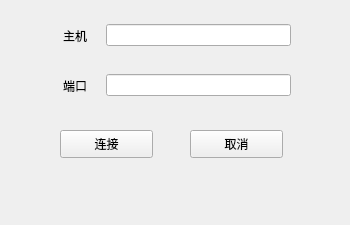
<?xml version="1.0" encoding="UTF-8"?>
<ui version="4.0">
 <class>socketClient</class>
 <widget class="QWidget" name="socketClient">
  <property name="geometry">
   <rect>
    <x>0</x>
    <y>0</y>
    <width>350</width>
    <height>225</height>
   </rect>
  </property>
  <property name="windowTitle">
   <string>Form</string>
  </property>
  <widget class="QPushButton" name="pushButton_connect">
   <property name="geometry">
    <rect>
     <x>60</x>
     <y>130</y>
     <width>93</width>
     <height>28</height>
    </rect>
   </property>
   <property name="text">
    <string>连接</string>
   </property>
  </widget>
  <widget class="QPushButton" name="pushButton_cancel">
   <property name="geometry">
    <rect>
     <x>190</x>
     <y>130</y>
     <width>93</width>
     <height>28</height>
    </rect>
   </property>
   <property name="text">
    <string>取消</string>
   </property>
  </widget>
  <widget class="QWidget" name="horizontalLayoutWidget">
   <property name="geometry">
    <rect>
     <x>50</x>
     <y>20</y>
     <width>241</width>
     <height>31</height>
    </rect>
   </property>
   <layout class="QHBoxLayout" name="horizontalLayout">
    <item>
     <widget class="QLabel" name="label_addr">
      <property name="sizePolicy">
       <sizepolicy hsizetype="Preferred" vsizetype="Preferred">
        <horstretch>0</horstretch>
        <verstretch>0</verstretch>
       </sizepolicy>
      </property>
      <property name="minimumSize">
       <size>
        <width>50</width>
        <height>0</height>
       </size>
      </property>
      <property name="text">
       <string>主机</string>
      </property>
      <property name="alignment">
       <set>Qt::AlignmentFlag::AlignCenter</set>
      </property>
     </widget>
    </item>
    <item>
     <widget class="QLineEdit" name="lineEdit_addr"/>
    </item>
   </layout>
  </widget>
  <widget class="QWidget" name="horizontalLayoutWidget_2">
   <property name="geometry">
    <rect>
     <x>50</x>
     <y>70</y>
     <width>241</width>
     <height>31</height>
    </rect>
   </property>
   <layout class="QHBoxLayout" name="horizontalLayout_2">
    <item>
     <widget class="QLabel" name="label_port">
      <property name="minimumSize">
       <size>
        <width>50</width>
        <height>0</height>
       </size>
      </property>
      <property name="text">
       <string>端口</string>
      </property>
      <property name="alignment">
       <set>Qt::AlignmentFlag::AlignCenter</set>
      </property>
     </widget>
    </item>
    <item>
     <widget class="QLineEdit" name="lineEdit_port"/>
    </item>
   </layout>
  </widget>
 </widget>
 <resources/>
 <connections/>
</ui>
